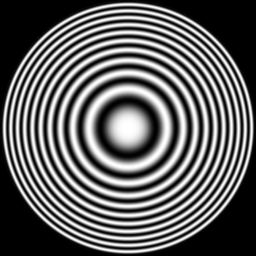
#> input picture zoneplate.tif, 256 x 256 px, shrunk from 597 x 597 before the run, found by its file name
$ python 2.1_highpass_filter.py
#> lines starting #> are read from the running program, lines starting #| are printed output that depends on the picture
# -*- coding: utf-8 -*-
"""
Created on Wed Apr 14 10:35:58 2021

@author: siyab
"""
import numpy as np
from skimage import io
from math import sqrt
import matplotlib.pyplot as plt

# read the image
img = io.imread('imgs/zoneplate.tif')
#> img is the input picture: shape (256, 256); min 0, max 255, mean 98.1

# define the distance
def distance(u,v):
    D = sqrt((u[0]-v[0])**2 + (u[1]-v[1])**2)
    return D

#define the butterworth highpass filter
def butterworth_highpass(D0, imgShape, n):
#> called with D0 = 45, imgShape = (256, 256), n = 3
    H = np.zeros(imgShape[:2])
    r, c = imgShape[:2]
    center = (r/2,c/2)
    for j in range(c):
        for i in range(r):
            D = distance((i, j), center)
            H[i, j] = 1-(1/(1+(D/D0)**(2*n)))
    return H

# we use the fast fourier transform to obtain the desired output.
f = np.fft.fft2(img)                #fast fourier transform
f_shift = np.fft.fftshift(f)        #shift to the center

Highpass_shift = f_shift*butterworth_highpass(45, img.shape, 3)
Highpass = np.fft.ifftshift(Highpass_shift)

Inverse_highpass = np.fft.ifft2(Highpass) #Inverse fast fourier transform

plt.imshow(np.abs(Inverse_highpass), cmap='gray')
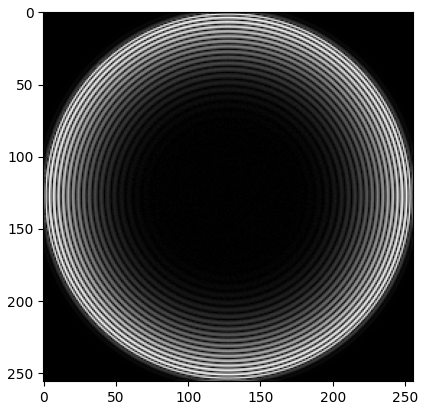
#> figure drawn by matplotlib, 1 panel

$ run again, with road_low_1.jpg saved as zoneplate.tif
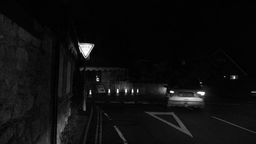
#> input picture road_low_1.jpg, 256 x 144 px, shrunk from 800 x 450 before the run, found by its file name
#> img is the input picture: shape (144, 256); min 0, max 255, mean 14.6
#> `plt.imshow(np.abs(Inverse_highpass), cmap='gray')`:
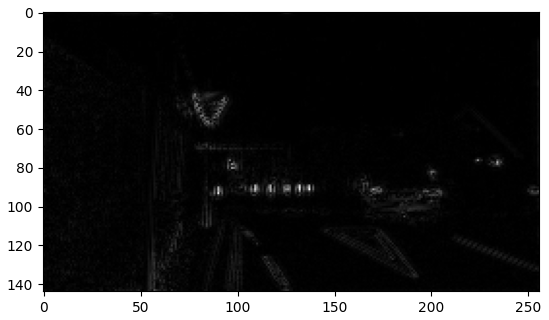
#> figure drawn by matplotlib, 1 panel

$ run again, with road_low_2.jpg saved as zoneplate.tif
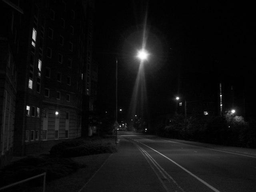
#> input picture road_low_2.jpg, 256 x 192 px, shrunk from 640 x 480 before the run, found by its file name
#> img is the input picture: shape (192, 256); min 0, max 255, mean 15.2
#> `plt.imshow(np.abs(Inverse_highpass), cmap='gray')`:
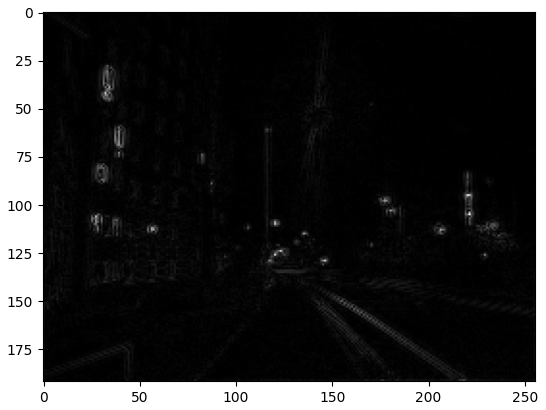
#> figure drawn by matplotlib, 1 panel

$ run again, with sports_low.png saved as zoneplate.tif
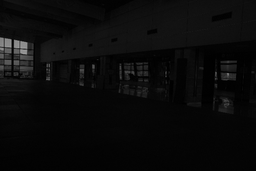
#> input picture sports_low.png, 256 x 171 px, shrunk from 600 x 400 before the run, found by its file name
#> img is the input picture: shape (171, 256); min 0, max 158, mean 10.5
#> `plt.imshow(np.abs(Inverse_highpass), cmap='gray')`:
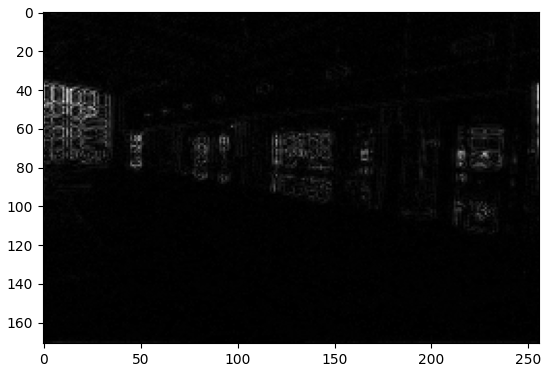
#> figure drawn by matplotlib, 1 panel
